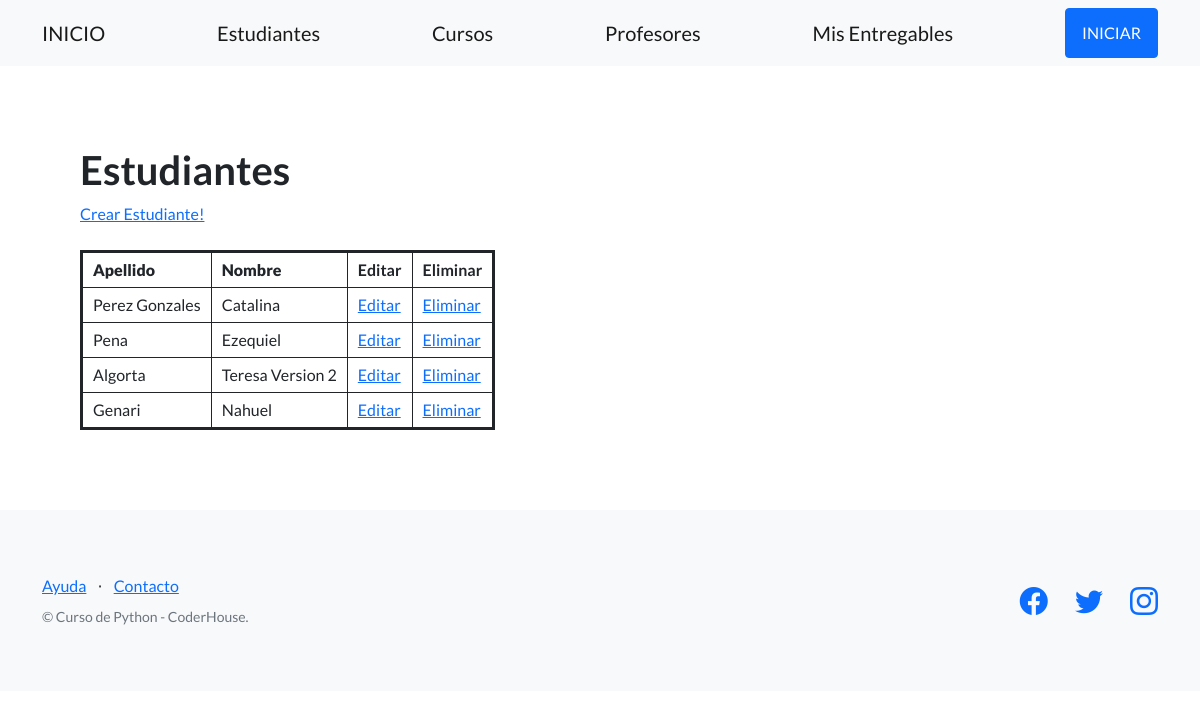
Page /plataforma-coder/estudiantes/ on the earlier database version.
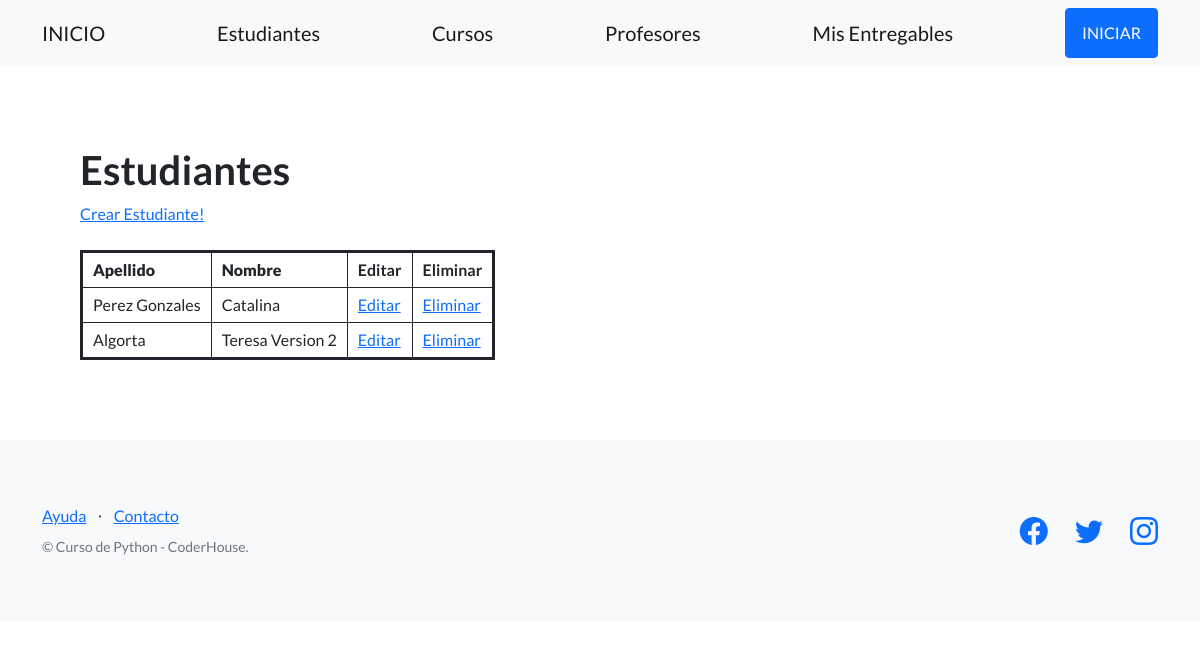
Same page on the later database version.
### AppCoder/models.py (models this page shows, shortened)
class Estudiante(models.Model):
    nombre = models.CharField(max_length=128)
    apellido = models.CharField(max_length=128)
    email = models.EmailField()

### AppCoder/views.py (the view)
# urls.py: path('estudiantes/', views.EstudianteListView.as_view(), name="estudiantes"),
class EstudianteListView(ListView):
    model = Estudiante
    template_name = 'AppCoder/estudiantes.html'

### AppCoder/templates/AppCoder/estudiantes.html (shortened to what this page needs)
{% extends "AppCoder/plantilla_base.html" %}
{% block contenido_base %}
<h1>Estudiantes</h1>
<a href="{% url 'crear_estudiante' %}">Crear Estudiante!</a>
<br><br>
<table class="coder-table">
  <tbody>
    <tr>
      <th>
        <strong>Apellido</strong>
      </th>
      <th>
        <strong>Nombre</strong>
      </th>
      <th>Editar</th>
      <th>Eliminar</th>
    </tr>
    {% for estudiante in object_list %}
    <tr>
      <td>{{estudiante.apellido}}</td>
      <td>{{estudiante.nombre}}</td>
      <td><a href="{% url 'editar_estudiante' estudiante.id %}">Editar</a></td>
      <td><a href="{% url 'eliminar_estudiante' estudiante.id %}">Eliminar</a></td>
    </tr>
    {% endfor %}
  </tbody>
</table>
{% endblock contenido_base %}

### AppCoder/templates/AppCoder/plantilla_base.html (shortened to what this page needs)
{% load static %}
<!DOCTYPE html>
<html lang="en">
    <head>
        <link href="https://cdn.jsdelivr.net/npm/bootstrap-icons@1.5.0/font/bootstrap-icons.css" rel="stylesheet" type="text/css" />
        <link href="{% static 'AppCoder/css/styles.css' %}" rel="stylesheet" />
    </head>
    <body>
        <nav class="navbar navbar-light bg-light static-top">
            <div class="container">
                <a class="navbar-brand" href="{% url 'inicio' %}">INICIO</a>
                <a class="navbar-brand" href="{% url 'estudiantes' %}">Estudiantes</a>
                <a class="navbar-brand" href="{% url 'cursos' %}">Cursos</a>
                <a class="navbar-brand" href="{% url 'profesores' %}">Profesores</a>
                <a class="navbar-brand" href="{% url 'entregables' %}">Mis Entregables</a>
                <a class="btn btn-primary" href="#signup">INICIAR</a>
            </div>
        </nav>
        <section style="padding:80px;">
            {% block contenido_base %}
            {% endblock contenido_base %}
        </section>
        <footer class="footer bg-light">
            <div class="container">
                <div class="row">
                    <div class="col-lg-6 h-100 text-center text-lg-start my-auto">
                        <ul class="list-inline mb-2">
                            <li class="list-inline-item"><a href="#!">Ayuda</a></li>
                            <li class="list-inline-item">⋅</li>
                            <li class="list-inline-item"><a href="#!">Contacto</a></li>
                        </ul>
                        <p class="text-muted small mb-4 mb-lg-0">&copy; Curso de Python - CoderHouse.</p>
                    </div>
                    <div class="col-lg-6 h-100 text-center text-lg-end my-auto">
                        <ul class="list-inline mb-0">
                            <li class="list-inline-item me-4">
                                <a href="#!"><i class="bi-facebook fs-3"></i></a>
                            </li>
                            <li class="list-inline-item me-4">
                                <a href="#!"><i class="bi-twitter fs-3"></i></a>
                            </li>
                            <li class="list-inline-item">
                                <a href="https://www.instagram.com/espndeportes/?hl=es"><i class="bi-instagram fs-3"></i></a>
                            </li>
                        </ul>
                    </div>
                </div>
            </div>
        </footer>
    </body>
</html>

### AppCoder/templates/AppCoder/estudiantes.html (style rules this page uses)
table.coder-table { border:3px solid; }
th, td { border:1px solid; padding:5px 10px; }

Differences in the rows shown:
removed Estudiante: apellido "Pena", nombre "Ezequiel"
removed Estudiante: apellido "Genari", nombre "Nahuel"
